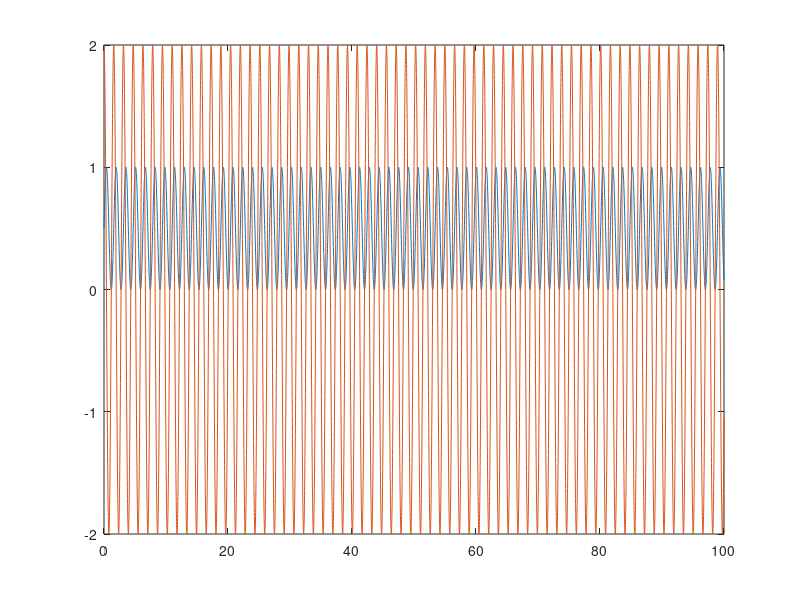

Reproduce this figure in MATLAB. (Note: this script raises an error after producing the figure.)
%% Fit functions to data in literature
FLactFunc = @(c,x) exp(-(((x-c(2))-1)./c(1)).^2);

%% Variables
t = linspace(0,100,10e3);
w = 4; % frequency in rad/s
A = 0.5; % amplitude of x
x = A.*sin(w.*t) + 0.5;
v = A.*w.*cos(w*t);
plot(t,x)
hold on;
plot(t,v)
hold off;

%% Lu et al. (2011)
% Rabbit hind leg tibialis anterior
% FL Length expressed as stretch ratio
% FV using McMahon (1984) FV curve, velocity expressed as normalized
% stretch rate. Model able to predict behaviour of rabbit TA.
% Using k (c1) = 0.29 from Biewener et al. (2014)
% Velocity expressed as normalized stretch rate
FV_lu = FV4param([0.29,1,1.8,1],v);
plot(v,FV_lu)
xlim([-1 1])
ylim([0 1.8])

%% Winters et al. (2011) rabbit TA
% TA fast twitch
% Length expressed as %fibre length change
% Force can be normalized as F/Fmax
% Functions fit to curves given in paper

% FL passive component
FLpas_win = FLpasFunc([20,1],x);
plot(x,FLpas_win)
xlim([0.5 1.5])
ylim([0 1.2])
hold on;
FLpas_lu = FLpasFunc([4,1],x);
plot(x,FLpas_lu)
hold off;

% FL active component
FLact_win = FLactFunc([0.14,0],x);
plot(x,FLact_win)
xlim([0.2 2])
ylim([0 1.2])
hold on;
FLact_lu = FLactFunc([0.25,0],x);
plot(x,FLact_lu)
hold off;

%% Vectors for dummy work loops

% Vector of zeros except one chunk which is 1s
u = zeros(1,10e3);
u(300:380) = 1;
plot(u)
xlim([0 3000])
ylim([0 1.2])
hold on;

%% Activation function
blep = activationODE2(u,50,-0.993,-0.993);
plot(blep)
hold off;

%% Hill function
% Fmax = 18 N (Winters et al. 2011)

FLtot = 18.*(FLact_lu + FLpas_lu); % Total FL(l)?
plot(x,FLtot)
xlim([0 2])
ylim([0 80])

% Ff = a(t)FLact(l)FV(v)
% This is the active component of muscle fibre force
% Plot against length?

Ff = blep.*FLact_lu.*FV_lu;
plot(x,Ff)

% Whole muscle force is Fmax[Ff + Fp(l)]
% No need to consider pennation angle; EMR is parallel

Fm = 18.*(Ff + FLpas_lu);
plot(x,Fm)
xlim([0 1])

plot(v,Fm) % This one looks weird?

subplot(3,2,1), plot(u), xlabel("Time"), ylabel("Neural Excitation")
subplot(3,2,2), plot(blep), xlabel("Time"), ylabel("Activation")
subplot(3,2,3), plot(x), xlabel("Time"), ylabel("Length")
subplot(3,2,4), plot(v), xlabel("Time"), ylabel("Velocity")
subplot(3,2,5), plot(x,Fm), xlabel("Length"), ylabel("Normalized Force")
subplot(3,2,6), plot(v,Fm), xlabel("Velocity"), ylabel("Normalized Force")

%% More functions

%Passive force-length curve function
function [y] = FLpasFunc(c,x)
    y = c(1).*(x-c(2)).^2;
    y(x<c(2)) = 0;
end
